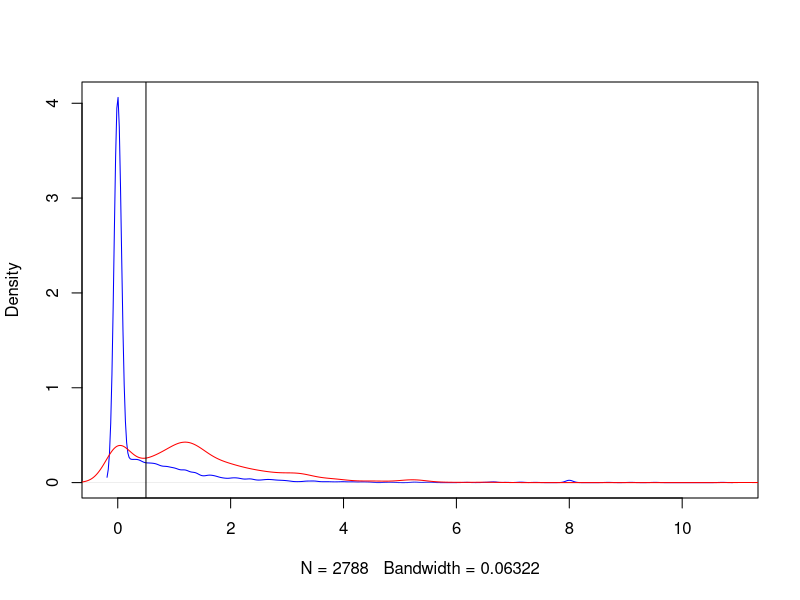

This figure's R source:
library(kernlab)
data(spam)
head(spam)

plot(density(spam$your[spam$type=="nonspam"]), col="blue", main="")
lines(density(spam$your[spam$type=="spam"]),col="red")

abline(v=0.5,col="black")
prediction <- ifelse(spam$your>0.5,"spam","nonspam")
table(prediction, spam$type)/length(spam$type)

# accuracy ~ 0.4590306+ 0.2923278
